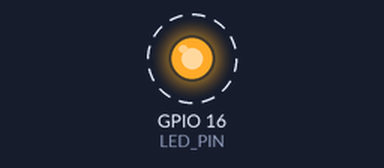
Bench run of a sketch on a simulated ESP32. Parts: output pins drawn as LEDs (lit = HIGH). Dashed ring = blinking. What the sketch prints to the serial monitor is not drawn.

Above: at 0.2 s.
Timing chart, 0 to 3.0 s (numbered marks = the images above):
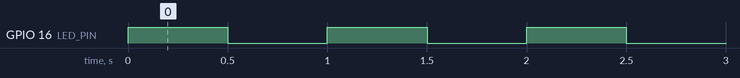

The sketch:

lab02_blink.ino
```cpp
/*
 * Lab 02.1 : Blink แบบ delay
 * คำอธิบาย : กระพริบ LED ภายนอก ทุก 500 ms
 * วงจร     : ESP32-S3 GPIO5 / WROOM-32 GPIO16 -> R 220Ω -> LED anode; cathode -> GND
 * ไลบรารี  : ไม่ใช้ไลบรารีภายนอก
 * Board    : ESP32S3 Dev Module / ESP32 Dev Module (WROOM-32), core 3.x
 */
#include <Arduino.h>

// LED ภายนอก active HIGH; เลือกขาตามชิปโดยใช้สายเดิมตลอดแล็บ
#if defined(CONFIG_IDF_TARGET_ESP32S3)
constexpr uint8_t LED_PIN = 5;
#elif defined(CONFIG_IDF_TARGET_ESP32)
constexpr uint8_t LED_PIN = 16;
#else
#error "Lab02 supports ESP32-S3 and ESP32; define a verified pin mapping first."
#endif

void setup() {
  Serial.begin(115200);
  pinMode(LED_PIN, OUTPUT);
  digitalWrite(LED_PIN, LOW);
  Serial.println("[BLINK] เริ่มกระพริบ LED");
}

void loop() {
  // สั่ง HIGH ค้างครึ่งวินาที แล้วสั่ง LOW ค้างครึ่งวินาที จึงครบหนึ่งรอบ
  digitalWrite(LED_PIN, HIGH);
  Serial.println("[BLINK] ON");
  delay(500);
  digitalWrite(LED_PIN, LOW);
  Serial.println("[BLINK] OFF");
  delay(500);
}
```

Measured:
- by itself, GPIO 16 (LED_PIN): alternates HIGH for 0.50 s and LOW for 0.50 s
